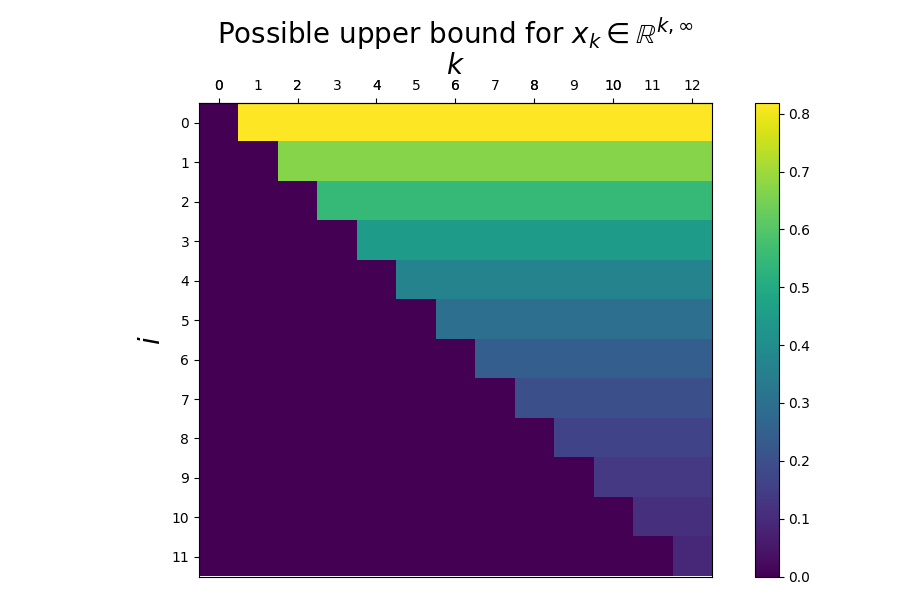

Here is the Python script that generated this plot:
import os
import matplotlib.pyplot as plt
import numpy as np

mu = 1
L = 100
Qf = L / mu


def bestSolution(n, k):
    q = (np.sqrt(Qf) - 1) / (np.sqrt(Qf) + 1)
    x = np.zeros(n)
    for i in range(k):
        x[i] = q ** (i + 1)
    return x


def main():
    n = 12
    answers = np.zeros((n + 1, n))
    for k in range(n + 1):
        answers[k] = bestSolution(n, k)
    fig = plt.figure(figsize=(9, 6))
    ax = fig.add_subplot(111)
    plt.imshow(answers.T)
    plt.colorbar()
    plt.xticks(np.arange(0, n, 1))
    plt.yticks(np.arange(0, n, 1))
    plt.tick_params(
        axis="both",
        which="major",
        labelsize=10,
        bottom=False,
        top=False,
        labeltop=True,
        labelbottom=False,
    )
    secax = ax.secondary_xaxis("top")
    secax.set_xlabel("$k$", fontsize=20)
    plt.ylabel("$i$", fontsize=20)
    plt.title(
        "Possible upper bound for $x_k \in \mathbb{R}^{k,\infty}$",
        fontsize=20,
    )
    plt.tight_layout()
    # plt.show()
    plt.savefig(os.path.basename(__file__).replace(".py", ".png"))


if __name__ == "__main__":
    main()
